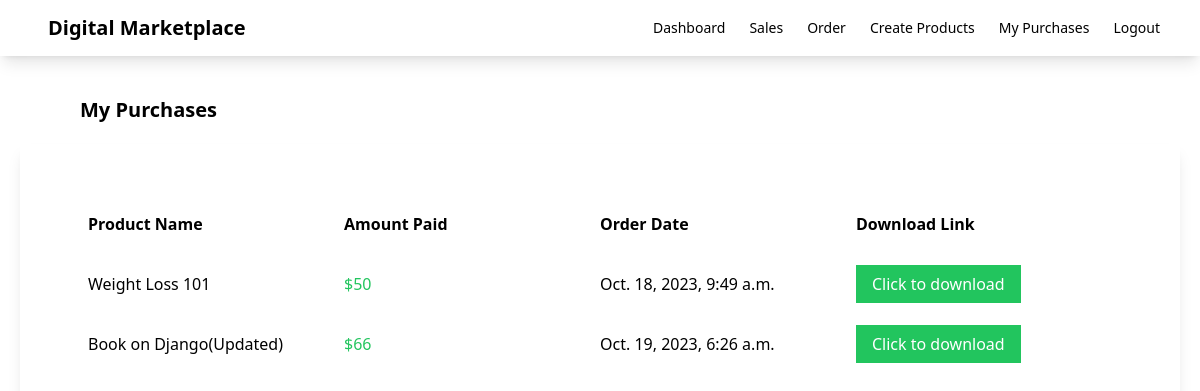
The page /purchases/ (signed in) on the database its author committed.
### myapp/models.py (models this page shows, shortened)
class OrderDetail(models.Model):
    customer_email = models.EmailField()
    product = models.ForeignKey(Product,on_delete=models.CASCADE)
    amount = models.IntegerField()
    stripe_payment_intent = models.CharField(max_length=200)
    has_paid = models.BooleanField(default = False)
    created_on = models.DateTimeField(auto_now_add=True)
    updated_on = models.DateTimeField(auto_now_add=True)

class Product(models.Model):
    seller = models.ForeignKey(User,on_delete=models.CASCADE)
    name = models.CharField(max_length=100)
    description = models.CharField(max_length=200)
    price = models.FloatField()
    file = models.FileField(upload_to='uploads')
    total_sales_amount = models.IntegerField(default=0)
    total_sales = models.IntegerField(default=0)

### myapp/views.py (the view)
# urls.py: path('purchases/',views.my_purchases,name='purchases'),
def my_purchases(request):
    orders = OrderDetail.objects.filter(customer_email=request.user.email)
    return render(request,'myapp/purchases.html',{'orders':orders})

### myapp/templates/myapp/purchases.html
{% extends 'myapp/base.html' %}
{% block body %}
    <div class="flex justify-between">
        <div class="ml-20 mt-10 font-bold text-xl">My Purchases</div>
    </div>
    <div class="order-container shadow-lg p-10 m-5">
        <div class="order-header flex font-bold m-5 p-2">
            <div class="w-1/4">Product Name</div>
            <div class="w-1/4">Amount Paid</div>
            <div class="w-1/4">Order Date</div>
            <div class="w-1/4">Download Link</div>
        </div>
        {% for order in orders %}
        <div class="flex m-5 p-2">
            <div class="w-1/4">{{order.product.name}}</div>
            <div class="w-1/4 text-green-500">${{order.amount}}</div>
            <div class="w-1/4">{{order.created_on}}</div>
            <div class="w-1/4">
                <a class="bg-green-500 text-white px-4 py-2" href="{{order.product.file.url}}" download>Click to download</a>
            </div>
        </div>
        {% endfor %}
    </div>
{% endblock %}

### rows shown on the page
OrderDetail: product.name "Weight Loss 101", amount "50", created_on "Oct. 18, 2023, 9:49 a.m."
OrderDetail: product.name "Book on Django(Updated)", amount "66", created_on "Oct. 19, 2023, 6:26 a.m."
